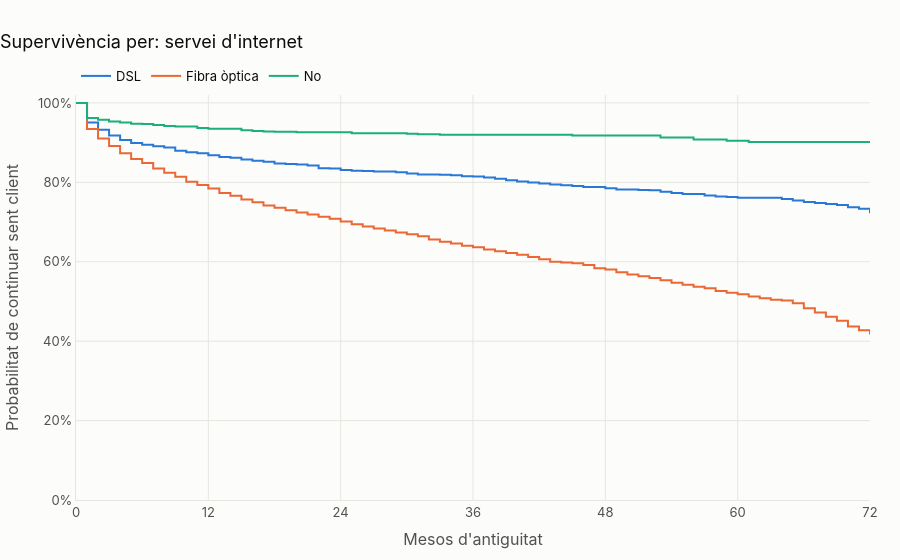
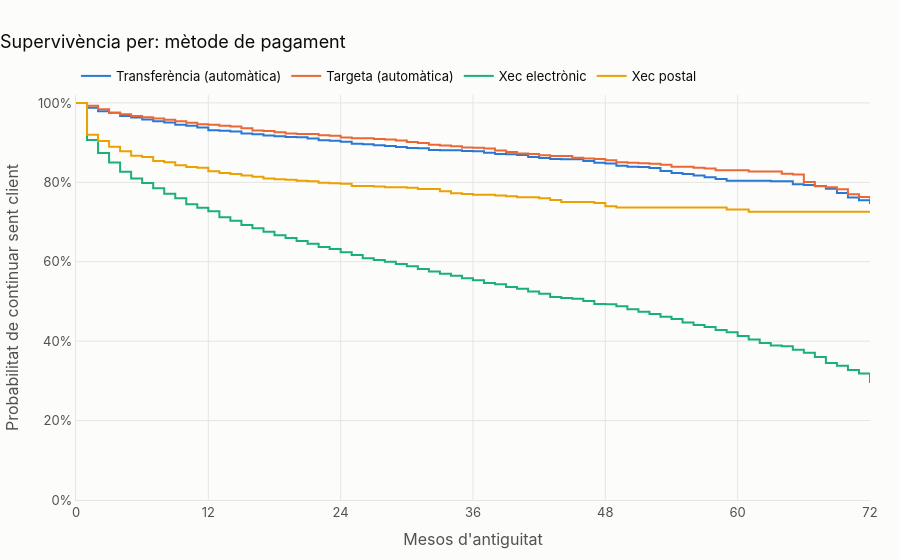
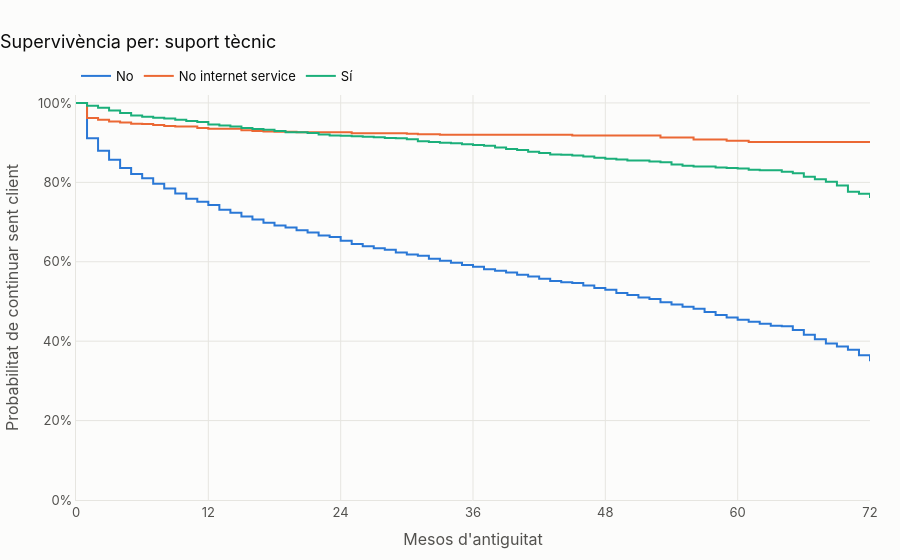
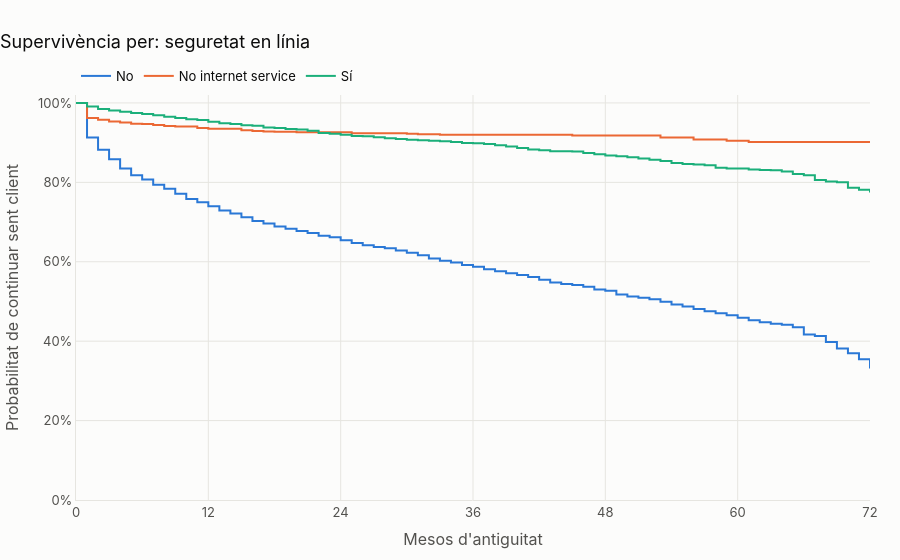

Source (notebook cell) for these figures, in order:
### Markdown cell above
## Resta de variables

### Code cell
for var in VARIABLES_KM:
    if var == "Contract":
        continue
    fitters = ajustar_km(df, var)
    fig = fig_km(fitters, f"Supervivència per: {NOMS_VARIABLES[var].lower()}", interval=False)
    exportar(fig, f"km_{var}")
    fig.show()
